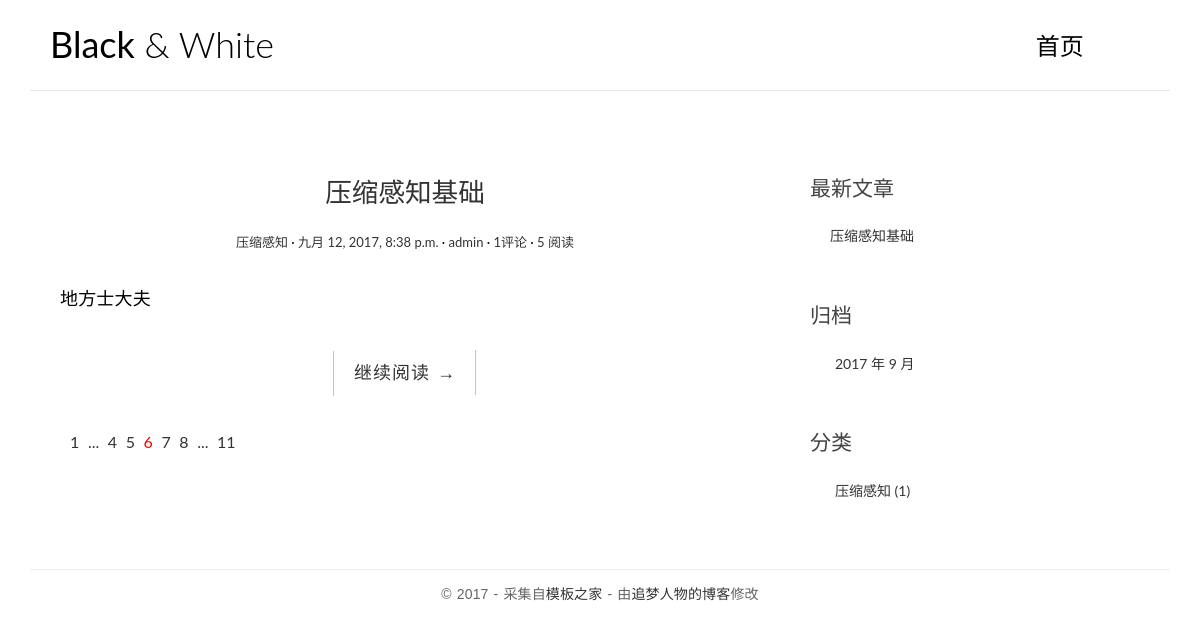
The page / on the database its author committed.
### blog/models.py (models this page shows, shortened)
@python_2_unicode_compatible
class Post(models.Model):
    title = models.CharField(max_length=70)
    body = models.TextField()
    created_time = models.DateTimeField()
    modified_time = models.DateTimeField()
    excerpt = models.CharField(max_length=200, blank=True)
    views = models.PositiveIntegerField(default=0)
    category = models.ForeignKey(Category)
    tags = models.ManyToManyField(Tag, blank=True)
    author = models.ForeignKey(User)
    def get_absolute_url(self):
        return reverse('blog:detail', kwargs={'pk': self.pk})
    class Meta:
        ordering = ['-created_time']

@python_2_unicode_compatible
class Category(models.Model):
    name = models.CharField(max_length=100)

### blog/views.py (the view)
# urls.py: url(r'^$', views.index, name='index'),
def index(request):
    post_list = Post.objects.all()
    return render(request, 'blog/index.html', context={'post_list': post_list})

### blog/templatetags/blog_tags.py (called while the page is built)
@register.simple_tag
def get_recent_posts(num=5):
    return Post.objects.all().order_by('-created_time')[:num]

@register.simple_tag
def archives():
    return Post.objects.dates('created_time', 'month', order='DESC')

@register.simple_tag
def get_categories():
    return Category.objects.annotate(num_posts=Count('post')).filter(num_posts__gt=0)

### templates/blog/index.html
{% extends 'base.html' %}
{% block main %}
                {% for post in post_list %}
                    <article class="post post-{{ post.pk }}">
                        <header class="entry-header">
                            <h1 class="entry-title">
                                <a href="{{ post.get_absolute_url }}">{{ post.title }}</a>
                            </h1>
                           <div class="entry-meta">
                                  <span class="post-category"><a href="{% url 'blog:category' post.category.pk %}">{{ post.category.name }}</a></span>
                                  <span class="post-date"><a><time class="entry-date"
                                                                            datetime="{{ post.created_time }}">{{ post.created_time }}</time></a></span>
                                  <span class="post-author"><a >{{ post.author }}</a></span>
                                  <span class="comments-link"><a href="{{ post.get_absolute_url }}#comment">{{ post.comment_set.count }}评论</a></span>
                                  <span class="views-count"><a>{{ post.views }} 阅读</a></span>
                            </div>
                        </header>
                        <div class="entry-content clearfix">
                            <p>{{ post.excerpt }}</p>
                            <div class="read-more cl-effect-14">
                                <a href="{{ post.get_absolute_url }}" class="more-link">继续阅读 <span class="meta-nav">→</span></a>
                            </div>
                        </div>
                    </article>
                {% empty %}
                    <div class="no-post">暂时还没有发布的文章！</div>
                {% endfor %}
                <div class="pagination">
                    <ul>
                        <li><a href="">1</a></li>
                        <li><a href="">...</a></li>
                        <li><a href="">4</a></li>
                        <li><a href="">5</a></li>
                        <li class="current"><a href="">6</a></li>
                        <li><a href="">7</a></li>
                        <li><a href="">8</a></li>
                        <li><a href="">...</a></li>
                        <li><a href="">11</a></li>
                    </ul>
                </div>
{% endblock main %}

### templates/base.html (shortened to what this page needs)
{% load staticfiles %}
{% load blog_tags %}
<!DOCTYPE html>
<html>
  <head>
      <link rel="stylesheet" href="http://code.ionicframework.com/ionicons/2.0.1/css/ionicons.min.css">
      <link rel="stylesheet" href="{% static 'blog/css/bootstrap.min.css' %}">
      <link rel="stylesheet" href="{% static 'blog/css/pace.css' %}">
      <link rel="stylesheet" href="{% static 'blog/css/custom.css' %}">
      <link rel="stylesheet" href="{% static 'blog/css/highlights/github.css' %}">
  </head>
<body>
<div class="container">
    <header id="site-header">
        <div class="row">
            <div class="col-md-4 col-sm-5 col-xs-8">
                <div class="logo">
                    <h1><a href="{% url 'blog:index' %}"><b>Black</b> &amp; White</a></h1>
                </div>
            </div>
            <div class="col-md-8 col-sm-7 col-xs-4">
                <nav class="main-nav" role="navigation">
                    <div class="collapse navbar-collapse" id="bs-example-navbar-collapse-1">
                        <ul class="nav navbar-nav navbar-right">
                            <li class="cl-effect-11"><a href="{% url 'blog:index' %}" data-hover="首页">首页</a></li>
                        </ul>
                    </div>
                </nav>
            </div>
        </div>
    </header>
</div>
<div class="content-body">
    <div class="container">
        <div class="row">
            <main class="col-md-8">
    {% block main %}
    {% endblock main %}
</main>
            <aside class="col-md-4">
                <div class="widget widget-recent-posts">
                  <h3 class="widget-title">最新文章</h3>
                  {% get_recent_posts as recent_post_list %}
                  <ul>
                    {% for post in recent_post_list %}
                    <li>
                      <a href="{{ post.get_absolute_url }}">{{ post.title }}</a>
                    </li>
                    {% empty %}
                    暂无文章！
                    {% endfor %}
                  </ul>
                </div>
                <div class="widget widget-archives">
                      <h3 class="widget-title">归档</h3>
                      {% archives as date_list %}
                      <ul>
                        {% for date in date_list %}
                        <li>
                          <a href="{% url 'blog:archives' date.year date.month %}">{{ date.year }} 年 {{ date.month }}
                              月</a>
                        </li>
                        {% empty %}
                        暂无归档！
                        {% endfor %}
                      </ul>
                </div>
                <div class="widget widget-category">
                  <h3 class="widget-title">分类</h3>
                  {% get_categories as category_list %}
                  <ul>
                    {% for category in category_list %}
                    <li>
                      <a href="{% url 'blog:category' category.pk %}">{{ category.name }}
                          <span class="post-count">({{ category.num_posts }})</span></a>
                    </li>
                    {% empty %}
                    暂无分类！
                    {% endfor %}
                  </ul>
                </div>
        </div>
    </div>
</div>
<footer id="site-footer">
    <div class="container">
        <div class="row">
            <div class="col-md-12">
                <p class="copyright">&copy 2017 - 采集自<a href="http://www.cssmoban.com/"
                                                        target="_blank" title="模板之家">模板之家</a>
                    - 由<a href="http://zmrenwu.com/" title="网页模板" target="_blank">追梦人物的博客</a>修改
                </p>
            </div>
        </div>
    </div>
</footer>
</body>
</html>

### blog/static/blog/css/custom.css (style rules this page uses)
* { outline: none; }
h1, h2, h3, h4, h5, h6 { margin-top: 0; }
b { font-weight: 400; }
a { color: #333; }
body { color: #444; font-family: 'Lato', sans-serif; }
p { font-family: 'Ubuntu', sans-serif; font-weight: 400; word-spacing: 1px; letter-spacing: 0.01em; }
#site-header { background-color: #FFF; padding: 25px 20px; margin-bottom: 40px; border-bottom: 1px solid #e7e7e7; }
.logo h1 a { color: #000; }
.logo h1 { margin: 0; font-family: 'Lato', sans-serif; font-weight: 300; }
.main-nav { margin-top: 11px; max-width: 95%; }
.main-nav a { color: #000000 !important; padding: 0 0 5px 0 !important; margin-right: 30px; font-family: 'Lato', sans-serif; font-weight: 300; font-size: 24px; }
.cl-effect-11 a { padding: 10px 0; color: #0972b4; text-shadow: none; }
.cl-effect-11 a::before { position: absolute; top: 0; left: 0; overflow: hidden; padding: 0 0 5px 0 !important; max-width: 0; border-bottom: 1px solid #000; color: #000; content: attr(data-hover); white-space: nowrap; -webkit-transition: max-width 0.5s; -moz-transition: max-width 0.5s; transition: max-width 0.5s; }
.content-body { padding-bottom: 4em; }
.post { background: #fff; padding: 30px 30px 0; }
.entry-title { text-align: center; font-size: 1.9em; margin-bottom: 20px; line-height: 1.6; padding: 10px 20px 0; }
.entry-meta { text-align: center; color: #DDDDDD; font-size: 13px; margin-bottom: 30px; }
.entry-content { font-size: 18px; line-height: 1.9; font-weight: 300; color: #000; }
.post-category::after, .post-date::after, .post-author::after, .comments-link::after { content: ' ·'; color: #000; }
.read-more { font-family: 'Ubuntu', sans-serif; font-weight: 400; word-spacing: 1px; letter-spacing: 0.01em; text-align: center; margin-top: 20px; }
.cl-effect-14 a { padding: 0 20px; height: 45px; line-height: 45px; position: relative; display: inline-block; margin: 15px 25px; letter-spacing: 1px; font-weight: 400; text-shadow: 0 0 1px rgba(255, 255, 255, 0.3); }
.cl-effect-14 a::before, .cl-effect-14 a::after { position: absolute; width: 45px; height: 1px; background: #C3C3C3; content: ''; -webkit-transition: all 0.3s; -moz-transition: all 0.3s; transition: all 0.3s; pointer-events: none; }
.cl-effect-14 a::before { top: 0; left: 0; -webkit-transform: rotate(90deg); -moz-transform: rotate(90deg); transform: rotate(90deg); -webkit-transform-origin: 0 0; -moz-transform-origin: 0 0; transform-origin: 0 0; }
.cl-effect-14 a::after { right: 0; bottom: 0; -webkit-transform: rotate(90deg); -moz-transform: rotate(90deg); transform: rotate(90deg); -webkit-transform-origin: 100% 0; -moz-transform-origin: 100% 0; transform-origin: 100% 0; }
.widget { background: #fff; padding: 30px 0 0; }
.widget-title { font-size: 1.5em; margin-bottom: 20px; line-height: 1.6; padding: 10px 0 0; font-weight: 400; }
.widget-recent-posts ul { padding: 0; margin: 0; padding-left: 20px; }
.widget-recent-posts ul li { list-style-type: none; position: relative; line-height: 170%; margin-bottom: 10px; }
.widget-recent-posts ul li::before { content: '\f3d3'; font-family: "Ionicons"; position: absolute; left: -17px; top: 3px; font-size: 16px; color: #000; }
.widget-archives ul { padding: 0; margin: 0; padding-left: 25px; }
.widget-archives ul li { list-style-type: none; position: relative; line-height: 170%; margin-bottom: 10px; }
.widget-archives ul li::before { content: '\f3f3'; font-family: "Ionicons"; position: absolute; left: -25px; top: 1px; font-size: 16px; color: #000; }
.widget-category ul { padding: 0; margin: 0; padding-left: 25px; }
.widget-category ul li { list-style-type: none; position: relative; line-height: 170%; margin-bottom: 10px; }
.widget-category ul li::before { content: '\f3fe'; font-family: "Ionicons"; position: absolute; left: -25px; top: 1px; font-size: 18px; color: #000; }
#site-footer { padding-top: 10px; padding: 0 0 1.5em 0; }
.copyright { text-align: center; padding-top: 1em; margin: 0; border-top: 1px solid #eee; color: #666; }
.pagination ul { list-style: none; }
.pagination ul li { display: inline-block; font-size: 16px; margin-right: 5px; }
.current a { color: red; }

### rows shown on the page
Post: title "压缩感知基础", category.name "压缩感知", created_time "九月 12, 2017, 8:38 p.m.", author "admin", comment_set.count "1", views "5", excerpt "地方士大夫"
Category: name "压缩感知", num_posts "1"

### other values the page prints
{{ date.year }} "2017"
{{ date.month }} "9"
